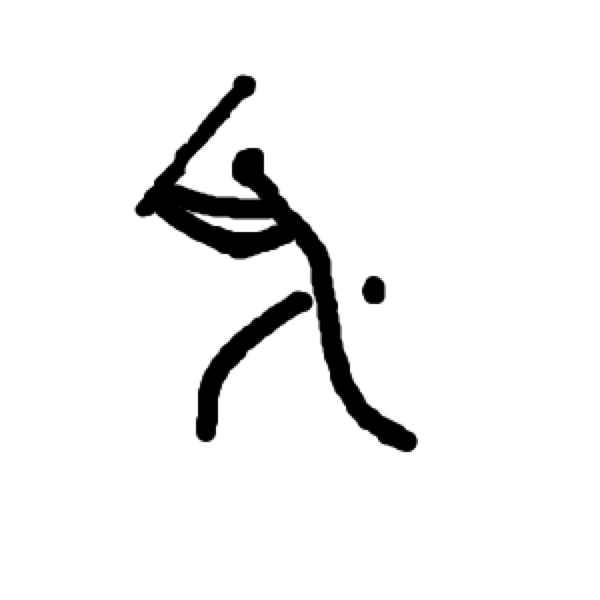
%> input picture cvdata/baseball/540159aae4b03d3d53d31866.jpg, 600 x 600 px
$ octave --eval "result = hierHog(imread('cvdata/baseball/540159aae4b03d3d53d31866.jpg'));"   (GNU Octave 9; MATLAB toolbox functions it lacks are replaced by stand-ins)
%> lines starting %> are read from the running program, lines starting %| are printed output that depends on the picture
### myHOG.m
function [ feature ] = myHOG( im, cellSize, blockSize, blockOverlap, numBins, signedDeg )
%MYHOG 计算图片梯度的强度和角度，提取HOG特征
%   im             输入图片
%   cellSize       HOG单元(cell)的大小，像素级粒度
%   blockSize      HOG块(block)中单元的数量
%   blockOverlap   相邻块之间重叠的单元数量
%   numBins        边缘直方图bin的数量
%   signedDeg      角度是否有符号

imBW = mat2gray(im); % 用作归一化
blockPerImage = floor((size(im) ./ cellSize - blockSize) ./ (blockSize - blockOverlap) + 1);
N = prod([blockPerImage, blockSize, numBins]);
if signedDeg
    binScale = 360/numBins;
else
    binScale = 180/numBins;
end

feature = zeros(1, N);
[ angle, magnitude ] = im2gradient( im );
% [ angle, magnitude ] = generateMat(); % for test

blocksInRow = blockPerImage(1);
blocksInCol = blockPerImage(2);
rowStride = (blockSize(1) - blockOverlap(1))*cellSize(1);
colStride = (blockSize(2) - blockOverlap(2))*cellSize(2);
blockpixel = [cellSize(1)*blockSize(1), cellSize(2)*blockSize(2)]; % block的大小，粒度为像素级
% Iterations for Blocks
for i = 1: blocksInRow
    for j= 1: blocksInCol
        mag_patch = magnitude( rowStride*(i-1)+1 : rowStride*(i-1)+blockpixel(1), colStride*(i-1)+1 : colStride*(i-1)+blockpixel(2) );
        ang_patch = angle( rowStride*(i-1)+1 : rowStride*(i-1)+blockpixel(1), colStride*(i-1)+1 : colStride*(i-1)+blockpixel(2) );

        blockLength = blockSize(1)*blockSize(2)*numBins;
        block_feature = zeros(1, blockLength);
        %Iterations for cells in a block
        for x= 1:blockSize(1)
            for y= 1:blockSize(2)
                angleA =ang_patch( cellSize(1)*(x-1)+1 : cellSize(1)*(x-1)+cellSize(1), cellSize(2)*(y-1)+1 : cellSize(2)*(y-1)+cellSize(2) );
                magA   =mag_patch( cellSize(1)*(x-1)+1 : cellSize(1)*(x-1)+cellSize(1), cellSize(2)*(y-1)+1 : cellSize(2)*(y-1)+cellSize(2) );
                histr  =zeros(1,numBins);
                %Iterations for pixels in one cell
                normalizor = 0;
                for p=1:cellSize(1)
                    for q=1:cellSize(2)
                        normalizor = normalizor + imBW(p,q);
                        alpha= angleA(p,q);
                        binNum = floor(alpha/binScale);
                        first = binNum+1; % histr的下标从1开始
                        next = mod(binNum+2, numBins);
                        % Binning Process (Linear Interpolation)
                        histr(first) = histr(first) + magA(p,q)*( (binNum+1)*binScale - alpha );
                        histr(next) = histr(next) + magA(p,q)*( alpha - (binNum)*binScale );
                    end
                end
                histr = histr ./ normalizor;
                block_feature(numBins*(x*y-1)+1 : numBins*(x*y-1)+numBins) = histr;
            end
        end
        % Normalize the values in the block using L1-Norm
        block_feature = block_feature/sqrt(norm(block_feature)^2+.01);
        feature(blockLength*(i*j-1)+1 : blockLength*(i*j-1)+blockLength) = block_feature;
    end
end
feature(isnan(feature))=0; %Removing Infinitiy values
% Normalization of the feature vector using L2-Norm
feature=feature/sqrt(norm(feature)^2+.001);
for z=1:length(feature)
    if feature(z)>0.2
         feature(z)=0.2;
    end
end
feature=feature/sqrt(norm(feature)^2+.001);
end

### hierHog.m
function [ features, ind11, ind12, ind2, ind3, ind4 ] = hierHog(im)
%   提取不同层的梯度特征
%   im 输入的图片
%   features 输出的特征向量，本实验总共1584维
%   ind11, ind12, ind2, ind3, ind4分别为每层特征的最后索引

im3 = impyramid(im, 'reduce');
im2 = impyramid(im3, 'reduce');
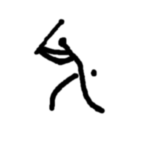
%> im2: size 150x150x3 uint8; min 0, max 255, mean 240.6
im1 = impyramid(im2, 'reduce');
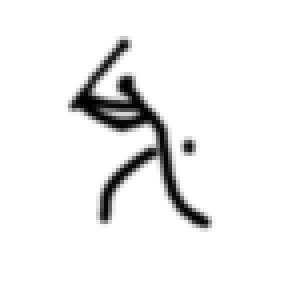
%> im1: size 75x75x3 uint8 (shown 4 times larger); min 0, max 255, mean 240.6
approach = 0; % 0 is my approach
if approach
    [y1,x1] = size(im1);
    features_level11 = extractHOGFeatures(im1,'CellSize',[y1 floor(x1/2)],...
                                                'BlockSize',[1 2],...
                                                'BlockOverlap',[0 0],...
                                                'NumBins',18,...
                                                'UseSignedOrientation',true);
    features_level12 = extractHOGFeatures(im1,'CellSize',[floor(y1/2) x1],...
                                                'BlockSize',[2 1],...
                                                'BlockOverlap',[0 0],...
                                                'NumBins',18,...
                                                'UseSignedOrientation',true);

    [y2,x2] = size(im2);
    features_level2 = extractHOGFeatures(im2,'CellSize',[floor(y2/2) floor(x2/2)],...
                                                'BlockSize',[2 2],...
                                                'BlockOverlap',[0 0],...
                                                'NumBins',18,...
                                                'UseSignedOrientation',true);

    [y3,x3] = size(im3);
    features_level3 = extractHOGFeatures(im3,'CellSize',[floor(y3/4) floor(x3/4)],...
                                                'BlockSize',[2 2],...
                                                'BlockOverlap',[0 0],...
                                                'NumBins',18,...
                                                'UseSignedOrientation',true);
    [y4,x4] = size(im);
    features_level4 = extractHOGFeatures(im,'CellSize',[floor(y4/8) floor(x4/8)],...
                                                'BlockSize',[2 2],...
                                                'BlockOverlap',[0 0],...
                                                'NumBins',18,...
                                                'UseSignedOrientation',true);
else
    [y1,x1] = size(im1);
%> y1 = 75; x1 = 225
    features_level11 = myHOG(im1, [y1 floor(x1/2)], [1 2], [0 0], 18, 1);
%> the run ends on the next line
    features_level12 = myHOG(im1,[floor(y1/2) x1], [2 1], [0 0], 18, 1);

    [y2,x2] = size(im2);
    features_level2 = myHOG(im2, [floor(y2/2) floor(x2/2)], [2 2], [0 0], 18, 1);

    [y3,x3] = size(im3);
    features_level3 = myHOG(im3, [floor(y3/4) floor(x3/4)], [2 2], [0 0], 18, 1);
    % 设blockOverlap
    %features_level3 = myHOG(im3, [floor(y3/4) floor(x3/4)], [2 2], [1 1], 18, 1);
    [y4,x4] = size(im);
    features_level4 = myHOG(im, [floor(y4/8) floor(x4/8)],[2 2],[0 0], 18, 1);
    % 设blockOverlap
    %features_level4 = myHOG(im, [floor(y4/8) floor(x4/8)],[2 2],[1 1], 18, 1);
end
features = [features_level11,features_level12,features_level2,features_level3,features_level4];
ind11 = size(features_level11, 2);
ind12 = ind11 + size(features_level12, 2);
ind2 = ind12 + size(features_level2, 2);
ind3 = ind2 + size(features_level3, 2);
ind4 = ind3 + size(features_level4, 2);

end

$ run again, on cvdata/baseball/5401ec0ce4b03d3d53d3ab1c.jpg
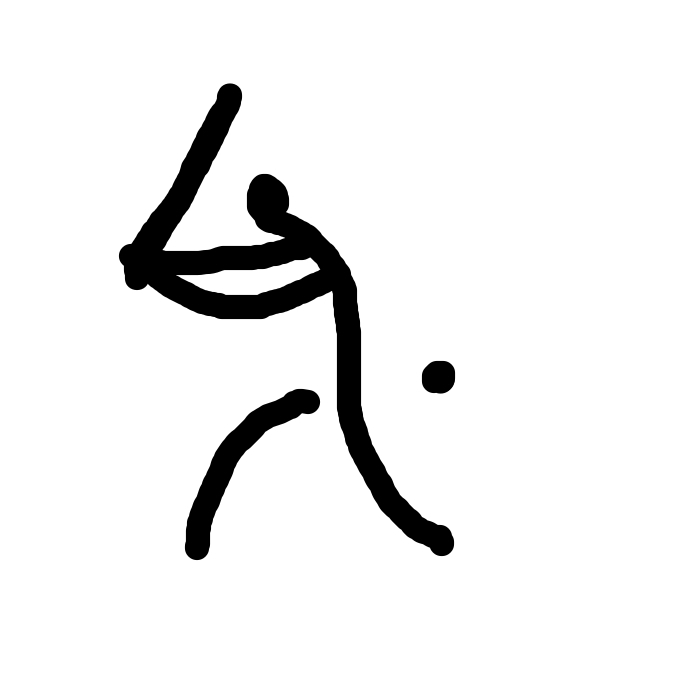
%> input picture cvdata/baseball/5401ec0ce4b03d3d53d3ab1c.jpg, 700 x 700 px
%> in hierHog, `im2 = impyramid(im3, 'reduce');`:
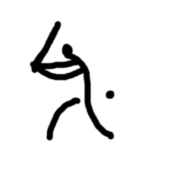
%> im2: size 175x175x3 uint8; min 0, max 255, mean 238.4
%> in hierHog, `im1 = impyramid(im2, 'reduce');`:
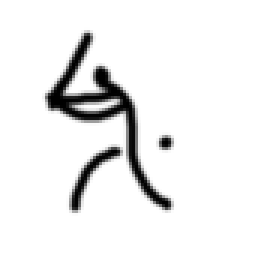
%> im1: size 88x88x3 uint8 (shown 3 times larger); min 0, max 255, mean 238.6
